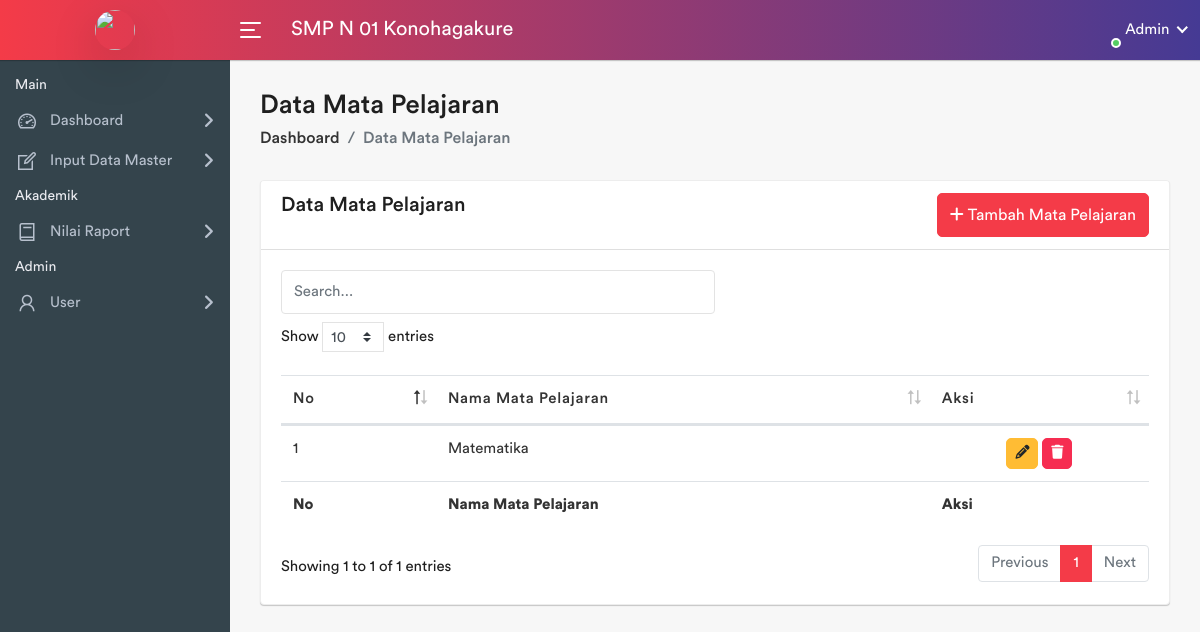
Before: /pages/mapel/index.php (signed in) with the older database file.
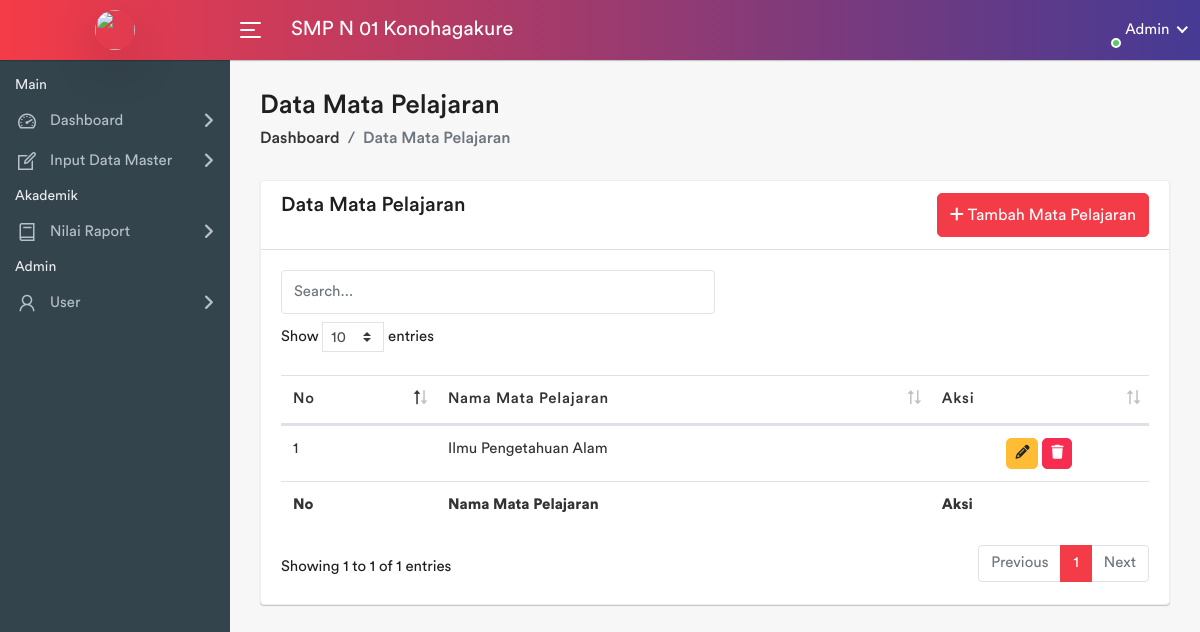
After: the same page with the newer database file.
### tables this page shows
CREATE TABLE `mata_pelajaran` (
  `mapel_id` int(11) NOT NULL,
  `nama_mapel` varchar(50) NOT NULL
);

### pages/mapel/index.php (the view, shortened to what this page needs)
<?php
    require_once '../../koneksi.php';
    require_once '../template/header.php';
    require_once '../template/sidebar.php';
?>
<div class="page-wrapper">
    <div class="content container-fluid">
        <div class="page-header">
            <div class="row">
                <div class="col-sm-12">
                    <h3 class="page-title">Data Mata Pelajaran</h3>
                    <ul class="breadcrumb">
                        <li class="breadcrumb-item"><a href="../../<?=$_SESSION['mainurl']?>">Dashboard</a></li>
                        <li class="breadcrumb-item active">Data Mata Pelajaran</li>
                    </ul>
                </div>
            </div>
        </div>
        <div class="row">
            <div class="col-sm-12">
                <div class="card flex-fill">
                    <div class="card-header d-flex justify-content-between">
                        <h5 class="card-title">Data Mata Pelajaran</h5>
                        <button type="button" class="btn btn-primary" data-toggle="modal" data-target="#inputModal"><i
                                class="fa fa-plus"></i> Tambah Mata Pelajaran</button>
                    </div>
                    <div class="card-body">
                        <input type="text" id="searchInput" placeholder="Search..." class="form-control col-6 mb-2">
                        <div class="table-responsive">
                            <table class="datatable table table-stripped mb-0">
                                <div class="table-responsive">
                                    <thead>
                                        <tr>
                                            <th>No</th>
                                            <th>Nama Mata Pelajaran</th>
                                            <th>Aksi</th>
                                        </tr>
                                    </thead>
                                    <tfoot>
                                        <tr>
                                            <th>No</th>
                                            <th>Nama Mata Pelajaran</th>
                                            <th>Aksi</th>
                                        </tr>
                                    </tfoot>
                                    <tbody>
                                        <?php
                                        $query = "SELECT * FROM mata_pelajaran";
                                        $result = mysqli_query($koneksi, $query);
                                        $no = 1;
                                        while ($row = mysqli_fetch_assoc($result)) {
                                        ?>
                                        <tr>
                                            <td><?= $no++ ?></td>
                                            <td><?= $row['nama_mapel'] ?></td>
                                            <td class="text-center">
                                                <button type="button" class="btn btn-warning btn-sm" data-toggle="modal"
                                                    data-target="#editModal<?= $row['mapel_id'] ?>"><i
                                                        class="fa fa-pencil"></i></button>
                                                <button type="button" class="btn btn-danger btn-sm" data-toggle="modal"
                                                    data-target="#deleteModal<?= $row['mapel_id'] ?>"><i
                                                        class="fa fa-trash"></i></button>
                                            </td>
                                        </tr>
                                        <?php
                                        }
                                        ?>
                                    </tbody>
                                </div>
                            </table>
                        </div>
                    </div>
                </div>
            </div>
        </div>
    </div>
</div>
<?php
    require_once '../template/footer.php';

Changed rows visible on the page:
changed mata_pelajaran: nama_mapel "Matematika" → "Ilmu Pengetahuan Alam"
